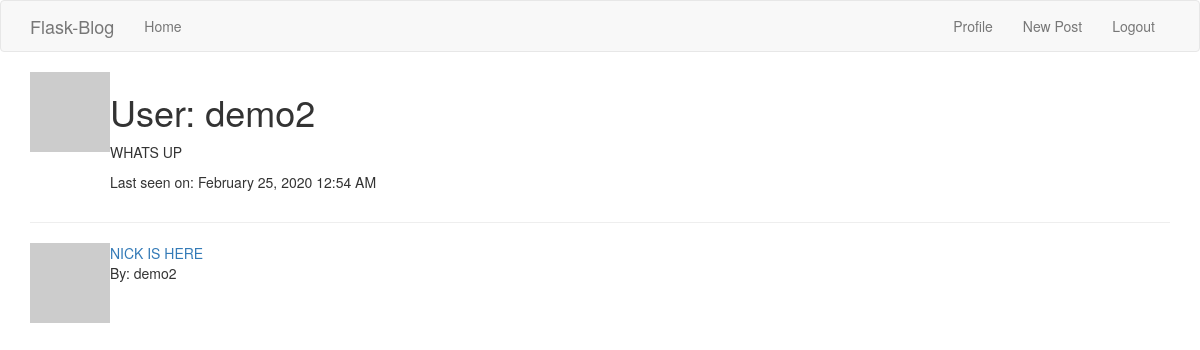
The app's page /user/demo2 (signed in) with its own data.
### app/models.py (models this page shows, shortened)
class User(UserMixin, db.Model):  # Table to hold the user data
    id = db.Column(db.Integer, primary_key=True)
    username = db.Column(db.String(64), index=True, unique=True)
    email = db.Column(db.String(120), index=True, unique=True)
    password_hash = db.Column(db.String(128))
    posts = db.relationship('Post', backref='author', lazy='dynamic')
    about_me = db.Column(db.String(140))
    last_seen = db.Column(db.DateTime, default=datetime.utcnow)
    def avatar(self, size):
        digest = md5(self.email.lower().encode('utf-8')).hexdigest()
        return 'https://www.gravatar.com/avatar/{}?d=identicon&s={}'.format(digest, size)

class Post(db.Model):  # Table to hold the blog posts written by users
    id = db.Column(db.Integer, primary_key=True)
    title = db.Column(db.String(140))
    subtitle = db.Column(db.String(140))
    body = db.Column(db.String(1500))
    timestamp = db.Column(db.DateTime, index=True, default=datetime.utcnow)
    user_id = db.Column(db.Integer, db.ForeignKey('user.id'))

### app/routes.py (the view)
@app.route('/user/<username>')
@login_required
def user(username):
    user = User.query.filter_by(username=username).first_or_404()
    posts = Post.query.filter_by(user_id=user.id).all()
    return render_template('user.html', user=user, posts=posts)

### app/models.py (called while the page is built)
@login.user_loader
def load_user(id):
    return User.query.get(int(id))

### app/routes.py (called while the page is built)
@app.before_request  # Function is executed before the view function
def before_request():
    if current_user.is_authenticated:
        current_user.last_seen = datetime.utcnow()  # update the last_seen variable
        db.session.commit()

### app/templates/user.html (shortened to what this page needs)
{% extends "base.html" %}
{% block app_content %}
<table>
    <tr valign="top">
        <td><img src="{{ user.avatar(128) }}"></td>
        <td>
            <h1>User: {{ user.username }}</h1>
            {% if user.about_me %} <p>{{ user.about_me }}</p> {% endif %}
            {% if user.last_seen %}
            <p>Last seen on: {{ moment(user.last_seen).format('LLL') }}</p>
            {% endif %}
        </td>
    </tr>
</table>
<hr>
{% for post in posts %}
{% include "_post.html" %}
{% endfor %}
{% endblock %}

### app/templates/_post.html (shortened to what this page needs)
<table>
    <tr valign="top">
        <td><img src="{{ post.author.avatar(64) }}"></td>
        <td>
            <a href="{{ url_for('post', post_id=post.id) }}">{{ post.title }}</a><br>
            By: {{ post.author.username }} <br>
        </td>
    </tr>
</table>

### records on screen
User: username "demo2", about_me "WHATS UP", last_seen "February 25, 2020 12:54 AM"
Post: title "NICK IS HERE", author.username "demo2"
